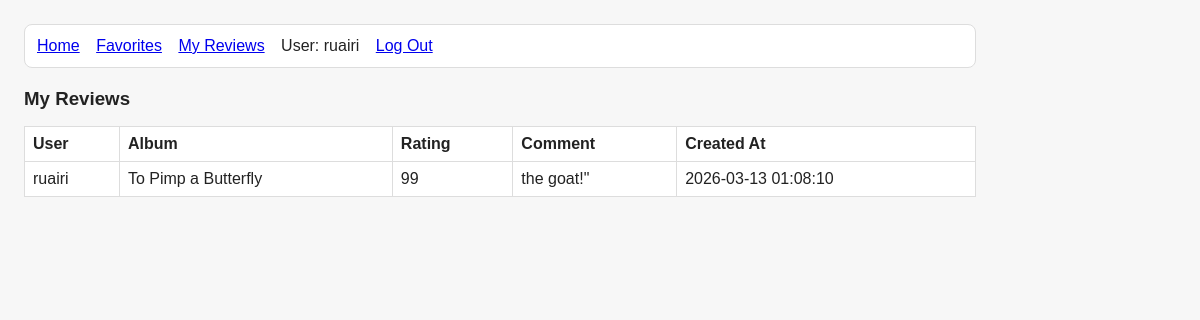
Page /my_reviews (signed in) on the committed database.
### tables this page shows
CREATE TABLE reviews
(
    id INTEGER PRIMARY KEY AUTOINCREMENT,
    user_id TEXT NOT NULL,
    album_id INTEGER NOT NULL,
    rating INTEGER NOT NULL CHECK(rating >= 0 AND rating <= 100),
    comment TEXT,
    time TEXT DEFAULT CURRENT_TIMESTAMP --found online--
);

CREATE TABLE albums
(
    album_id INTEGER PRIMARY KEY AUTOINCREMENT,
    title TEXT NOT NULL,
    artist TEXT NOT NULL,
    release_date TEXT,
    genres TEXT,
    user_score REAL,
    rating_count INTEGER
);

### app.py (the view)
@app.route("/my_reviews" ,methods=["POST", "GET"])
@login_required
def my_reviews():
    db = get_db()
    user_id = g.user
    my_reviews = crud.get_my_reviews(db, user_id)
    return render_template("my_reviews.html", my_reviews=my_reviews)
    """User Functions from labs"""

### app.py (called while the page is built)
@app.before_request
def load_logged_in_user():
    g.user = session.get("user_id", None)

def login_required(view):
    @wraps(view)
    def wrapped_view(**kwargs):
        if g.user is None:
            return redirect(url_for("login", next=request.url))
        return view(**kwargs)
    return wrapped_view

### crud.py (called while the page is built)
def get_my_reviews(db, user_id):
    myReviews = db.execute(""" SELECT albums.title, albums.artist, reviews.rating, reviews.comment, reviews.time, reviews.user_id FROM albums JOIN reviews ON albums.album_id = reviews.album_id
                    WHERE reviews.user_id = ?;""", (user_id,)).fetchall()
    return myReviews

### database.py (called while the page is built)
def get_db():
    if "db" not in g:
        g.db = sqlite3.connect(DATABASE,
            detect_types=sqlite3.PARSE_DECLTYPES
        )
        g.db.row_factory = sqlite3.Row
    return g.db

### templates/my_reviews.html
{% extends "base.html" %}
{% block main_content %}
        <h3>My Reviews</h3>
        {% if my_reviews %}
            <table>
                <tr scope="row">
                    <th scope="col">User</th>
                    <th scope="col">Album</th>
                    <th scope="col">Rating</th>
                    <th scope="col">Comment</th>
                    <th scope="col">Created At</th>
                </tr>
                {% for review in my_reviews %}
                    <tr scope="row">
                        <td> {{ review.user_id }} </td>
                        <td> {{ review.title }} </td>
                        <td> {{ review.rating }} </td>
                        <td> {{ review.comment }} </td>
                        <td> {{ review.time }}</td>
                    </tr>
                {% endfor %}
            </table>
        {% else %}
            <p>No reviews yet!</p>
        {% endif %}
{% endblock %}

### templates/base.html (shortened to what this page needs)
<!DOCTYPE html>
<html lang="en">
    <head>
        <link rel="stylesheet" href="{{ url_for('static', filename='styles.css') }}" />
    </head>
    <nav>
        {% if g.user %}
            <a href="{{ url_for('search') }}">Home</a>
            <a href="{{ url_for('get_favorites') }}">Favorites</a>
            <a href="{{ url_for('my_reviews')}}">My Reviews</a>
            <span class="user-info">User: {{ g.user }}</span>
            <a href="{{ url_for('logout') }}">Log Out</a>
        {% else %}
            <a href="{{ url_for('login') }}">Login</a>
            <a href="{{ url_for('register') }}">Register</a>
        {% endif %}
    </nav>
    <body>
        {% block main_content %}{% endblock %}
    </body>
</html>

### static/styles.css (style rules this page uses)
* { box-sizing: border-box; }
body { margin: 0; padding: 1.5em; max-width: 1000px; font-family: Arial, sans-serif; color: #222; background: #f7f7f7; }
nav { margin-bottom: 1.25rem; padding: 0.75rem; background: #fff; border: 1px solid #ddd; border-radius: 8px; }
nav a, .user-info { margin-right: 0.75rem; }
form, table, h2, h3, p { margin-bottom: 1rem; }
table { width: 100%; border-collapse: collapse; background: #fff; }
th, td { border: 1px solid #ddd; padding: 0.5rem; text-align: left; vertical-align: top; }

### rows in the picture
reviews: user "ruairi", user_id "ruairi", title "To Pimp a Butterfly", rating "99", comment "the goat!\"", time "2026-03-13 01:08:10"
